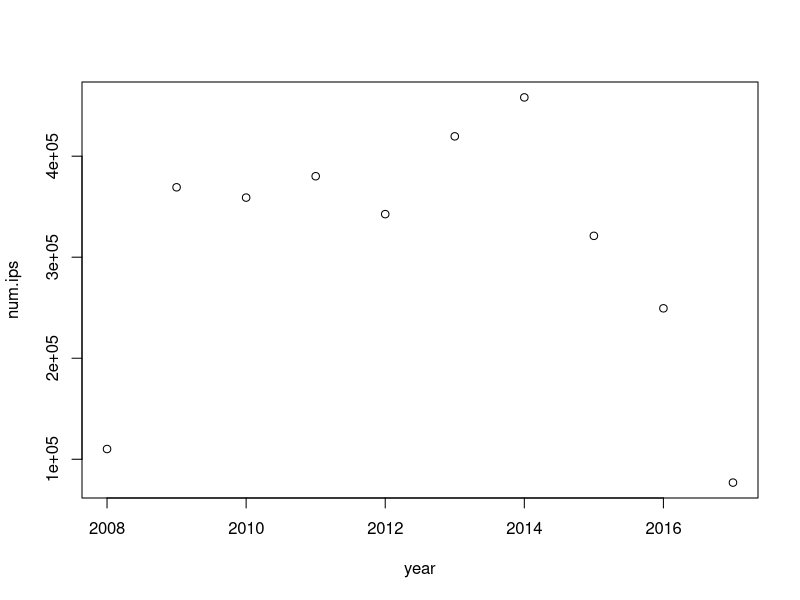
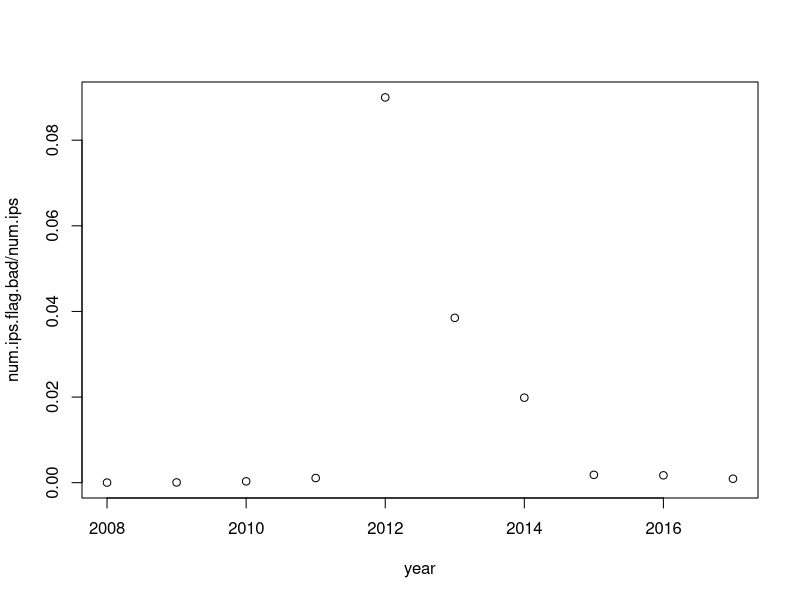
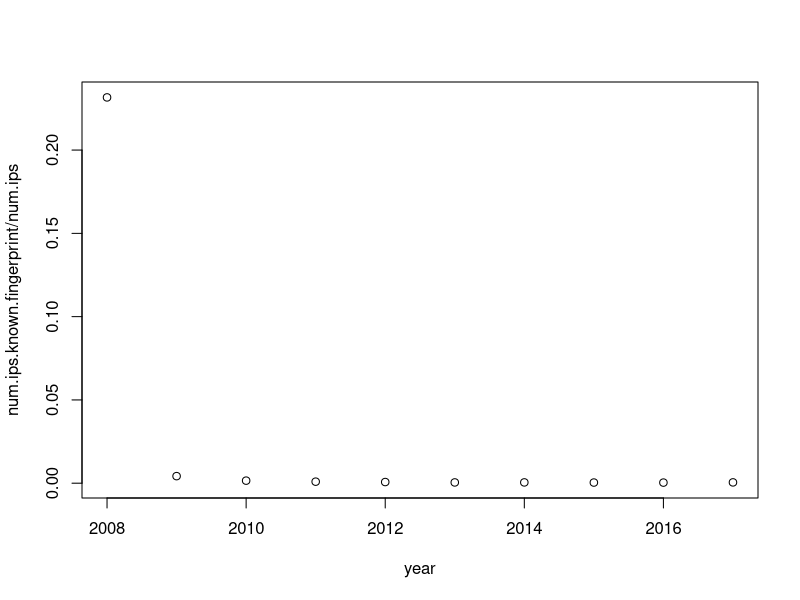
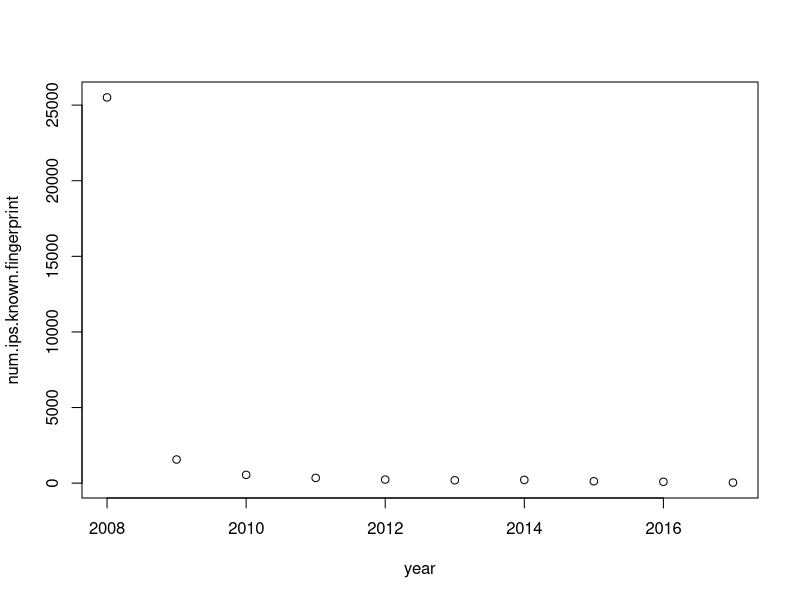
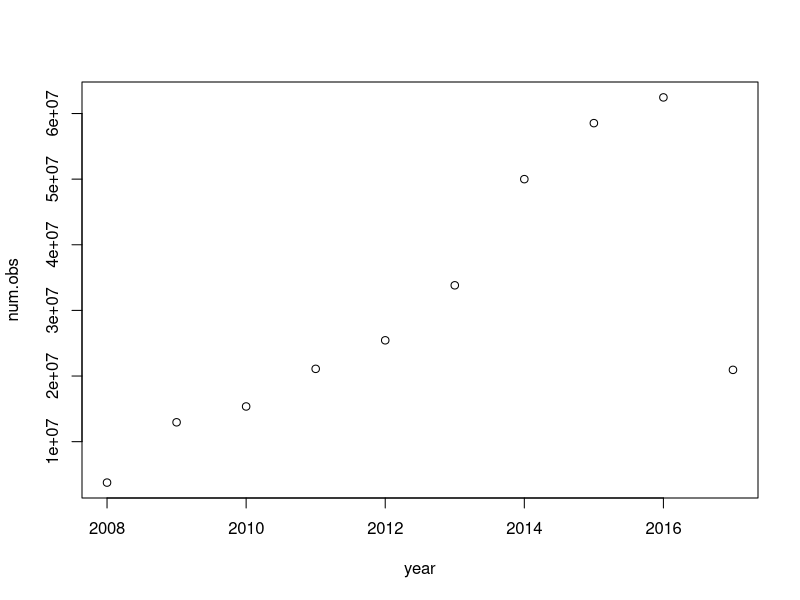
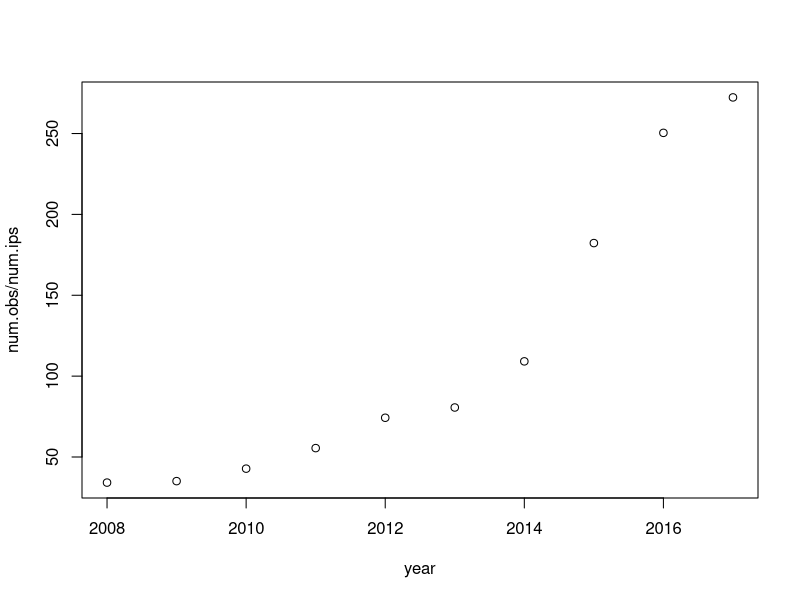
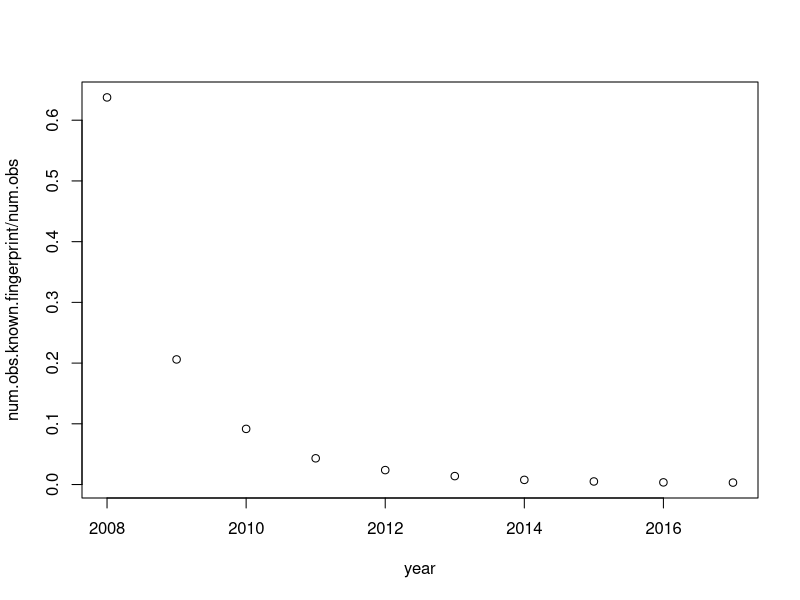
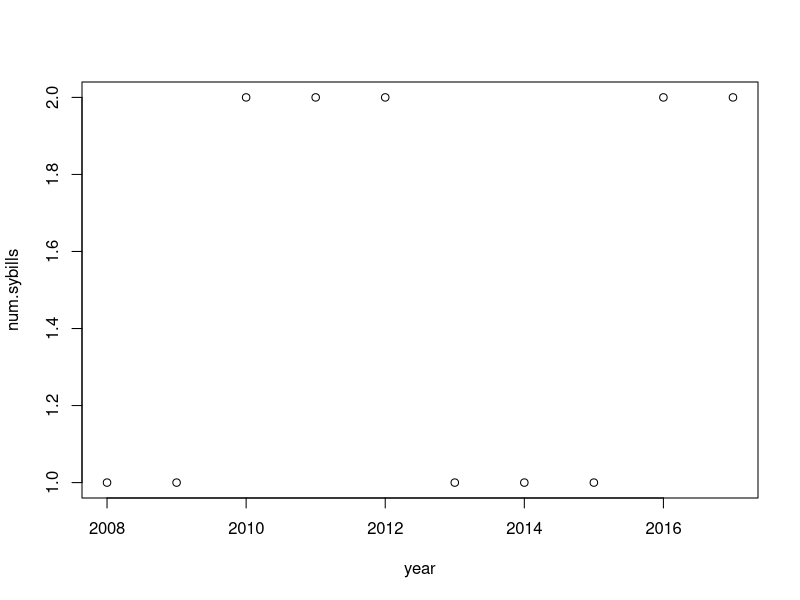

The R source for these figures, in order:
d<-read.table("timeSeries.txt", header=TRUE,sep=";")
names(d)[1]<-"year"
with(d, plot(year,num.ips))
with(d,plot(year,num.ips.flag.bad/num.ips))
#Extraordinary peak of IPs with flag "BadExit" in 2012

with(d, plot(year,num.ips.known.fingerprint/num.ips))
with(d, plot(year,num.ips.known.fingerprint))
#Why are there so few IPs sampled in the files from which we extracted the fingerprints?

with(d, plot(year, num.obs))
#The number of observations per increases over time

with(d, plot(year, num.obs/num.ips))
#The number of observations /IP increases

with(d, plot(year,num.obs.known.fingerprint/num.obs))

with(d, plot(year, num.sybills))
#Here s.th is wrong, there must be more Sybills!
#TODO Check numbers!

with(d, plot(year,num.ips.changing.fingerprint/num.ips.known.fingerprint))
with(d, plot(year,num.ips.changing.fingerprint))
